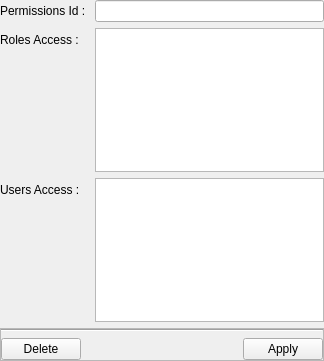
<?xml version="1.0" encoding="UTF-8"?>
<ui version="4.0">
 <class>QUaPermissionsWidgetEdit</class>
 <widget class="QWidget" name="QUaPermissionsWidgetEdit">
  <property name="geometry">
   <rect>
    <x>0</x>
    <y>0</y>
    <width>324</width>
    <height>361</height>
   </rect>
  </property>
  <property name="sizePolicy">
   <sizepolicy hsizetype="Preferred" vsizetype="Expanding">
    <horstretch>0</horstretch>
    <verstretch>0</verstretch>
   </sizepolicy>
  </property>
  <property name="windowTitle">
   <string>Form</string>
  </property>
  <layout class="QFormLayout" name="formLayout">
   <property name="leftMargin">
    <number>0</number>
   </property>
   <property name="topMargin">
    <number>0</number>
   </property>
   <property name="rightMargin">
    <number>0</number>
   </property>
   <property name="bottomMargin">
    <number>0</number>
   </property>
   <item row="0" column="0">
    <widget class="QLabel" name="labelId">
     <property name="text">
      <string>Permissions Id : </string>
     </property>
    </widget>
   </item>
   <item row="0" column="1">
    <widget class="QLineEdit" name="lineEditId"/>
   </item>
   <item row="1" column="0">
    <widget class="QLabel" name="labelRoles">
     <property name="text">
      <string>Roles Access : </string>
     </property>
    </widget>
   </item>
   <item row="1" column="1">
    <widget class="QTableView" name="tableViewRoles"/>
   </item>
   <item row="2" column="0">
    <widget class="QLabel" name="labelUsers">
     <property name="text">
      <string>Users Access : </string>
     </property>
    </widget>
   </item>
   <item row="2" column="1">
    <widget class="QTableView" name="tableViewUsers"/>
   </item>
   <item row="3" column="0" colspan="2">
    <widget class="QFrame" name="frameEditActions">
     <property name="frameShape">
      <enum>QFrame::StyledPanel</enum>
     </property>
     <property name="frameShadow">
      <enum>QFrame::Raised</enum>
     </property>
     <layout class="QGridLayout" name="gridLayout">
      <property name="leftMargin">
       <number>0</number>
      </property>
      <property name="topMargin">
       <number>0</number>
      </property>
      <property name="rightMargin">
       <number>0</number>
      </property>
      <property name="bottomMargin">
       <number>0</number>
      </property>
      <item row="0" column="0" colspan="3">
       <widget class="Line" name="line">
        <property name="orientation">
         <enum>Qt::Horizontal</enum>
        </property>
       </widget>
      </item>
      <item row="1" column="0">
       <widget class="QPushButton" name="pushButtonDelete">
        <property name="text">
         <string>Delete</string>
        </property>
       </widget>
      </item>
      <item row="1" column="1">
       <spacer name="horizontalSpacer">
        <property name="orientation">
         <enum>Qt::Horizontal</enum>
        </property>
        <property name="sizeHint" stdset="0">
         <size>
          <width>85</width>
          <height>20</height>
         </size>
        </property>
       </spacer>
      </item>
      <item row="1" column="2">
       <widget class="QPushButton" name="pushButtonApply">
        <property name="text">
         <string>Apply</string>
        </property>
       </widget>
      </item>
     </layout>
    </widget>
   </item>
  </layout>
 </widget>
 <resources/>
 <connections/>
</ui>
